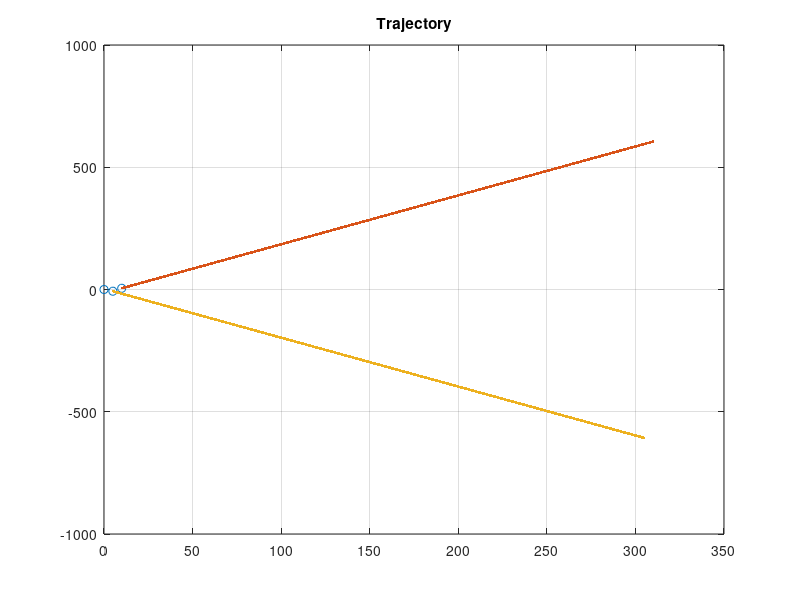
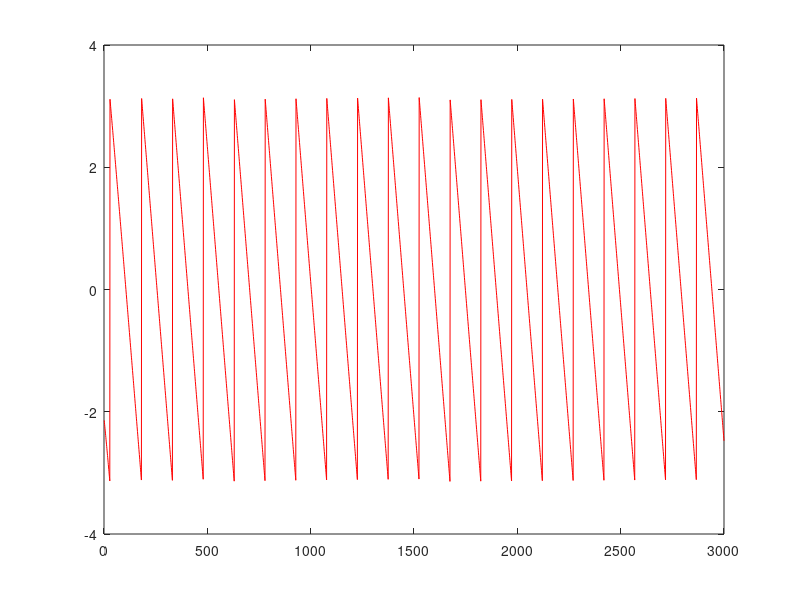

MATLAB code for these plots, in order: (Note: this script raises an error after producing the figures.)
clear;
clc;
close all;
%% parameter

% frequency(900MHz)
FREQ = 900 * 10^6;
% light speed
LS = 3 * 10^10;%(cm/s)

% mode (0 : linear; 1 : random)
mod = 0;
% time stamp
ts = 300;
% spread
walk_des = 0.1;
% set the plane size 
PLOT_SIZE = 1000;

% reference point
ref_xi = 0;
ref_yi = 0;

% setting starting index of obj and hand
obj_or_xi = 10;
obj_or_yi = 5;

hand_or_xi = 5;
hand_or_yi = -7;

%% plane with straight line

% reference point
ref = [ref_xi, ref_yi];
% subject initial point
o1 = [obj_or_xi, obj_or_yi];
% hand initial point
h1 = [hand_or_xi, hand_or_yi];

% slope and shift
slope1 = 2;
y_shift1 = obj_or_yi - slope1 * (obj_or_xi);

slope2 = -2;
y_shift2 = hand_or_yi - slope2 * (hand_or_xi);

xi_1 = (obj_or_xi+walk_des:walk_des:obj_or_xi+ts);
xi_2 = (hand_or_xi+walk_des:walk_des:hand_or_xi+ts);

% object trajectory 

if(mod == 0) % linear
    yi_1 = slope1 * xi_1 + y_shift1;
    yi_2 = slope2 * xi_2 + y_shift2;
    
elseif(mod == 1) % random
    ran_1 = 4;
    ran_2 = 4;
    yi_1 = rand(1,ts/walk_des)*ran_1 + (obj_or_yi-ran_1/2);
    yi_2 = rand(1,ts/walk_des)*ran_2 + (hand_or_yi-ran_2/2);
    
end

obj_mov = [xi_1; yi_1];
hand_mov = [xi_2; yi_2];

%% calculate

% distance
Ref2obj = norm(abs(o1-ref));
Ref2hand = norm(abs(h1-ref));
Ref2obj_h = norm(abs(o1-[ref_xi, obj_or_yi]));
Ref2han_h = norm(abs(h1-[ref_xi, hand_or_yi]));

Ref2obj_tra = obj_mov - ref.';
Ref2han_tra = hand_mov - ref.';
%hand2obj_tra = obj_mov - hand_mov;
tmp_ref = ones(1,ts/walk_des) .* ref_xi;
ref2obj_tra = obj_mov - [tmp_ref;yi_1];
ref2han_tra = hand_mov - [tmp_ref;yi_2];

% The two-norm of each column
Ref2obj_dis = sqrt(sum(abs(Ref2obj_tra).^2,1));
Ref2han_dis = sqrt(sum(abs(Ref2han_tra).^2,1));
ref2obj_dis = sqrt(sum(abs(ref2obj_tra).^2,1));
ref2han_dis = sqrt(sum(abs(ref2han_tra).^2,1));

% ref angle
theta = (abs(angle(asin(Ref2obj / Ref2obj_h)))+abs(angle(asin(Ref2hand / Ref2han_h))))*180/pi;
theta_tra = (abs(angle(asin(Ref2obj_dis ./ ref2obj_dis))) + abs(angle(asin(Ref2han_dis ./ ref2han_dis)))).*180./pi;

% TODO : time = d/3*10^8
Ref2obj_t = Ref2obj / LS;
Ref2hand_t = Ref2hand / LS;
Ref2obj_dis_t = Ref2obj_dis ./LS;
Ref2han_dis_t = Ref2han_dis ./LS;

% TODO : phase = -2*pi*freq*time
alt_up = -2 * pi * FREQ * i;
Ref2obj_p = angle((alt_up * Ref2obj_t));
Ref2hand_p = angle(alt_up * Ref2hand_t);
Ref2obj_dis_p = angle(exp(alt_up .* Ref2obj_dis_t));
Ref2han_dis_p = angle(exp(alt_up .* Ref2han_dis_t));

%% plot 

xlim([0 length(PLOT_SIZE)]);
ylim([0 length(PLOT_SIZE)]);

ini_x = [ref_xi, obj_or_xi, hand_or_xi];
ini_y = [ref_yi, obj_or_yi, hand_or_yi];
plot(ini_x, ini_y, 'o');
hold on;

plot(xi_1, yi_1, '.');
hold on;
plot(xi_2, yi_2, '.');
hold on;
grid on;
title('Trajectory');

figure();
plot(Ref2obj_dis_p,'r');
hold on;
plot(Ref2han_dis_p, 'bl');
title('Phase change');

figure();
plot(theta_tra);
title('Angle of Trajectory');


